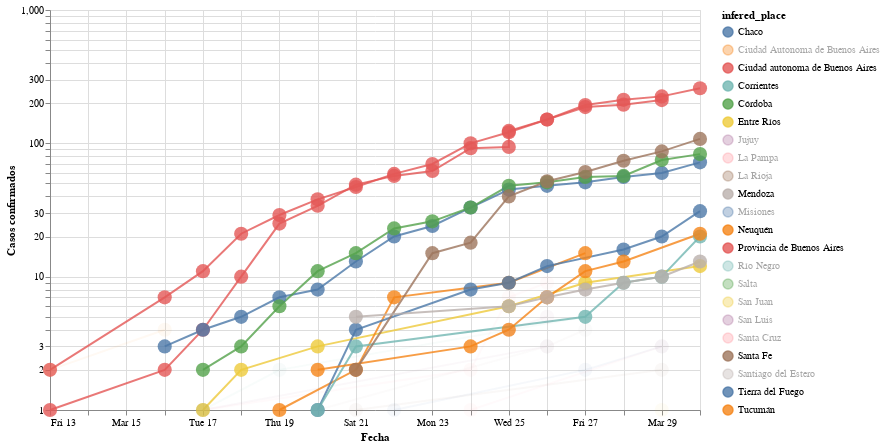

Notebook code cell kept with this figure:
### Markdown cell above
# Evolucion en el tiempo de la cantidad de casos totales

Haciendo Shift+Click en las provincias que se ven a la derecha, podemos agregar o quitar provincias al gráfico

### Code cell
#hide_input
plot_evolution(cnt_by_place[cnt_by_place >=10].index.tolist())#, xaxis='days_from_first_infection')

### Figure 1 — Vega-Lite specification as saved in the notebook (floating-point values rounded to 4 significant figures; data arrays with more than 128 entries replaced by an {"elided": "..."} marker saying what was removed)
{"config": {"view": {"continuousWidth": 400, "continuousHeight": 300}, "point": {"size": 200}, "title": {"align": "center"}}, "data": {"name": "data-2688628794bffb9f88d18a678a76b2c1"}, "mark": {"type": "line", "point": true, "radius": 150}, "encoding": {"color": {"type": "nominal", "field": "infered_place", "sort": ["Chaco", "Ciudad Autonoma de Buenos Aires", "Ciudad autonoma de Buenos Aires", "Corrientes", "Córdoba", "Entre Ríos", "Jujuy", "La Pampa", "La Rioja", "Mendoza", "Misiones", "Neuquén", "Provincia de Buenos Aires", "Río Negro", "Salta", "San Juan", "San Luis", "Santa Cruz", "Santa Fe", "Santiago del Estero", "Tierra del Fuego", "Tucumán"]}, "opacity": {"condition": {"value": 0.8, "selection": "selector001"}, "value": 0.05}, "tooltip": [{"type": "nominal", "field": "place"}, {"type": "nominal", "field": "acum"}, {"type": "nominal", "field": "infered_place"}, {"type": "quantitative", "field": "infered_place_score"}, {"type": "quantitative", "field": "infected"}, {"type": "temporal", "field": "date"}, {"type": "quantitative", "field": "days_from_first_infection"}, {"type": "quantitative", "field": "cum_infected"}], "x": {"type": "temporal", "axis": {"title": "Fecha"}, "field": "date"}, "y": {"type": "quantitative", "axis": {"title": "Casos confirmados"}, "field": "cum_infected", "scale": {"type": "log"}}}, "height": 400, "selection": {"selector001": {"type": "multi", "fields": ["infered_place"], "bind": "legend", "init": [{"infered_place": "Chaco"}, {"infered_place": "Ciudad autonoma de Buenos Aires"}, {"infered_place": "Corrientes"}, {"infered_place": "Córdoba"}, {"infered_place": "Entre Ríos"}, {"infered_place": "Mendoza"}, {"infered_place": "Neuquén"}, {"infered_place": "Provincia de Buenos Aires"}, {"infered_place": "Santa Fe"}, {"infered_place": "Tierra del Fuego"}, {"infered_place": "Tucumán"}]}}, "width": 650, "$schema": "https://vega.github.io/schema/vega-lite/v4.0.2.json", "datasets": {"data-2688628794bffb9f88d18a678a76b2c1": {"elided": "134 records"}}}
